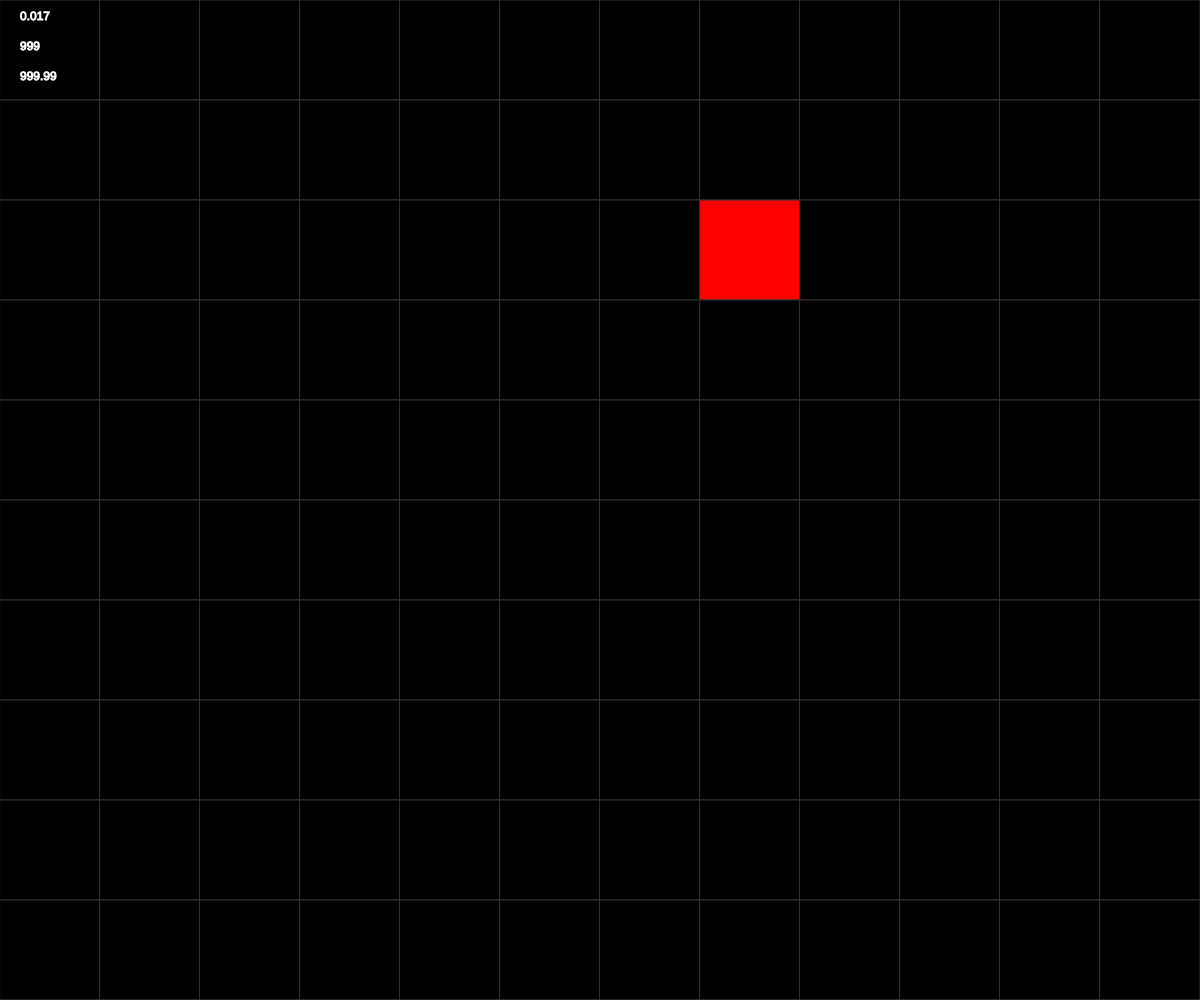
Frame 1 (no input)
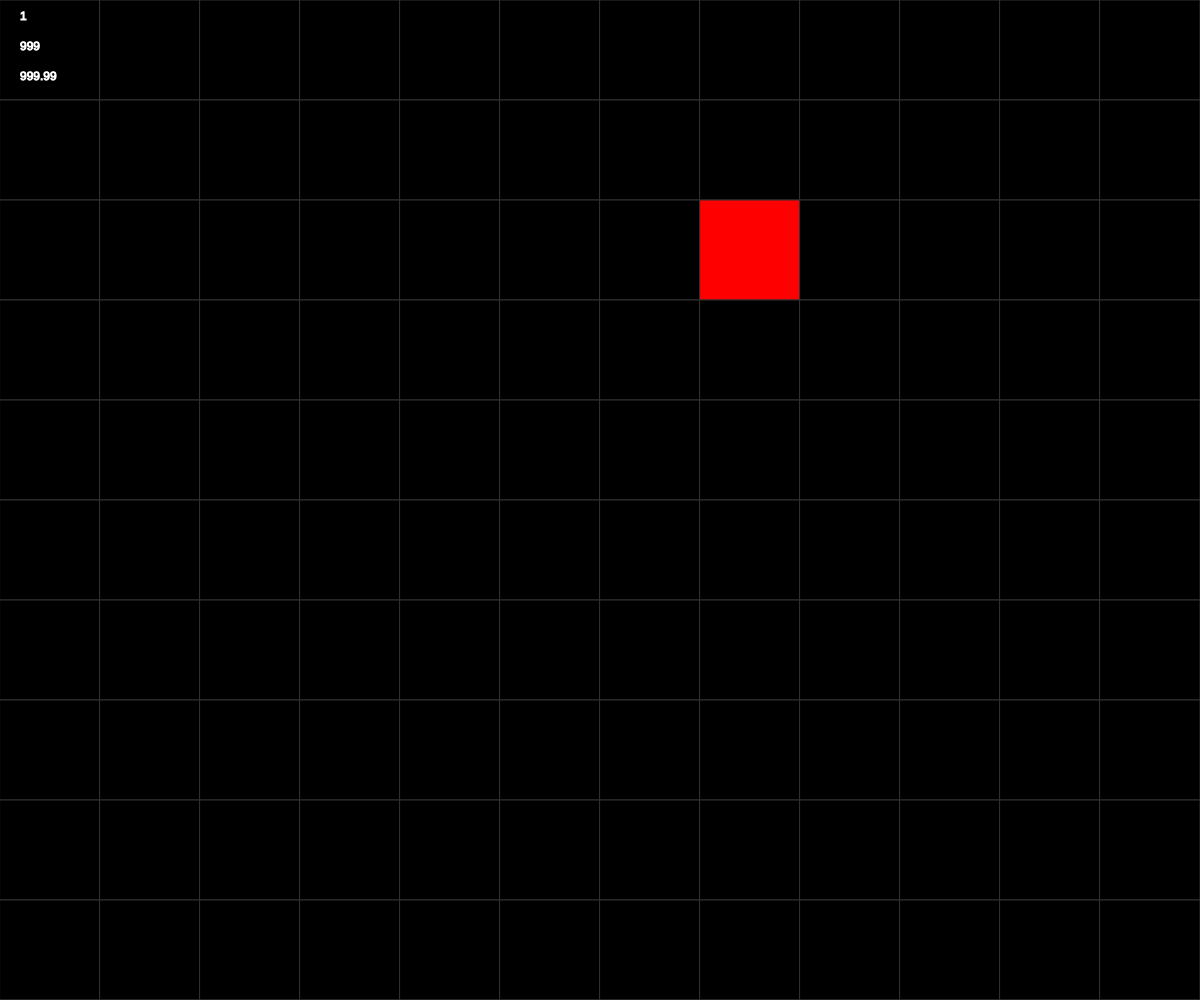
Frame 60 (no input)
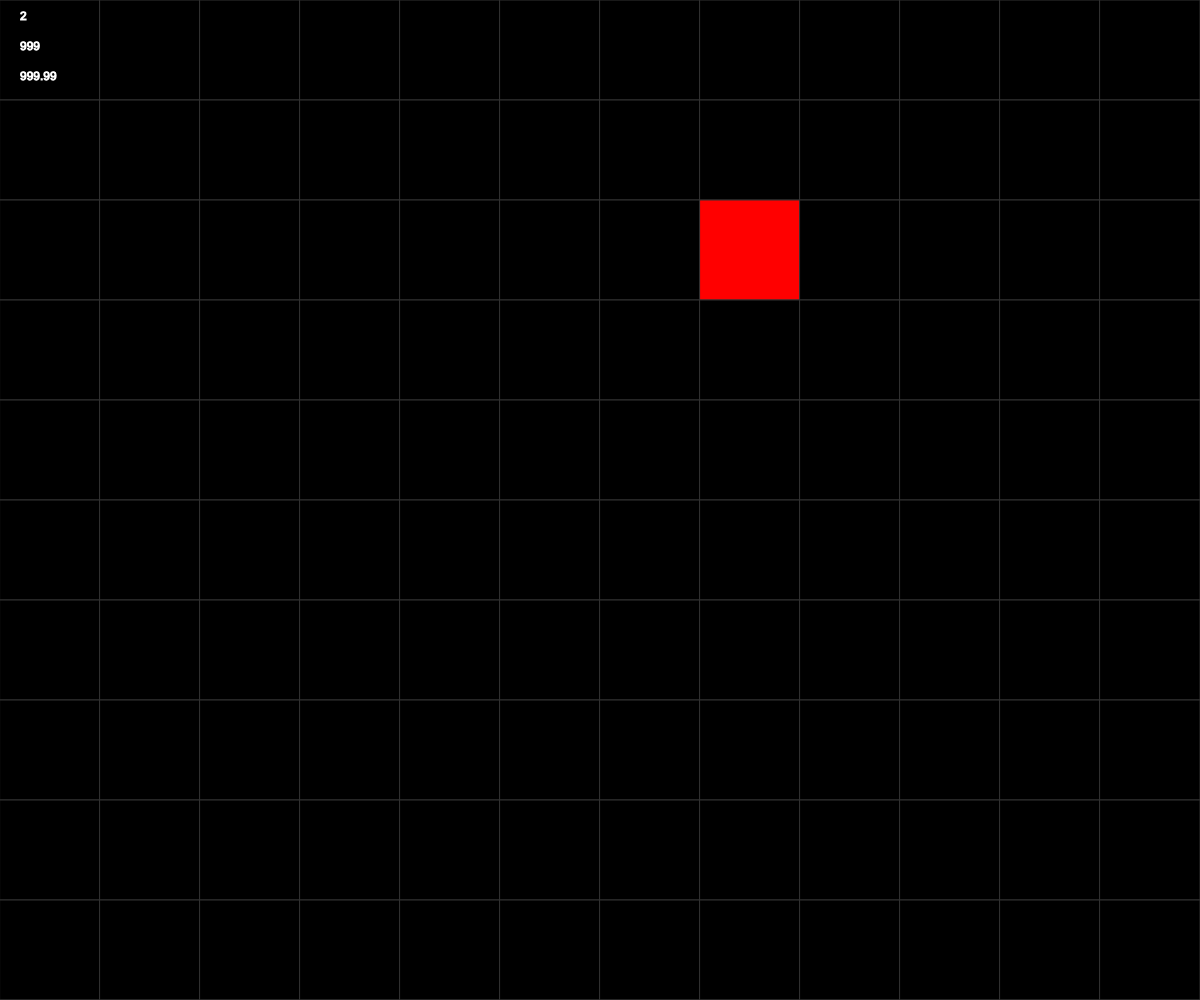
Frame 120 (the mouse pressed at the canvas centre since frame 60)

The p5.js sketch that drew these frames (run headless with seeded random() and noise() and a simulated clock; from frame 60 on, the mouse is pressed at the canvas centre):

// p5.js sketch
// ── sketch.js
//a small reaction game that will see how quickly you can move the mouse over the different colored square.

  //number of squares per line
let numberOfSquaresPerRow = 5;
let numberOfRows = 5;
let squareWidth = 100;
let squares = [];
let randX;
let randY;
let timer = 0.00;
let record = 999.00;
let highscore= 999.99;

function setup() {
  createCanvas(windowWidth, windowHeight);
  
  //number of squares
  if (width> 400){
    numberOfSquaresPerRow = round(width/100);
  }
  print("numberOfSquaresPerRow: "+numberOfSquaresPerRow);
  numberOfRows = round(height/(height/numberOfSquaresPerRow));
  print("numberOfRows: "+numberOfRows);
  randX = int(random(0,numberOfSquaresPerRow-1));
  randY = int(random(0,numberOfRows-1));
  
  
}

function draw() {
  timer+= deltaTime/1000;
  //checks where the mouse is and changes the color of that square  
  background(220);
  
  
  fill(0);
  stroke(50);
  //create the squares
  //nested for loop to get to each location
  for(var i = 0; i<numberOfRows;i++){
    for(var ii = 0; ii<numberOfSquaresPerRow;ii++){   
      if(mouseX>ii*squareWidth&&mouseX<(ii+1)*squareWidth&&mouseY>i*squareWidth&&mouseY<(i+1)*squareWidth){
        
        //checks to see if it hit the red square
        if(ii==randX&&i==randY){
          
          randX = int(random(0,numberOfSquaresPerRow-1));
          randY = int(random(0,numberOfRows-1));
          print("Random pos: " +randX , randY);
          record = timer;
          if(record<highscore){
            highscore = record;
          }
          timer = 0;
          
        }
        
        
        fill(255);
      //  print("Square Highlighted: " + ii + " " + i);
        
      }
      //draws the colorful square
      if(ii==randX&&i==randY){
        fill(255,0,0)
      }
      square(ii*squareWidth,i*squareWidth,squareWidth);
      fill(0);
    }
  }
  stroke(255);
  fill(255);
  text(round(timer,3),20,20);
  text(round(record,3),20,50);
  text(round(highscore,3),20,80);
}
